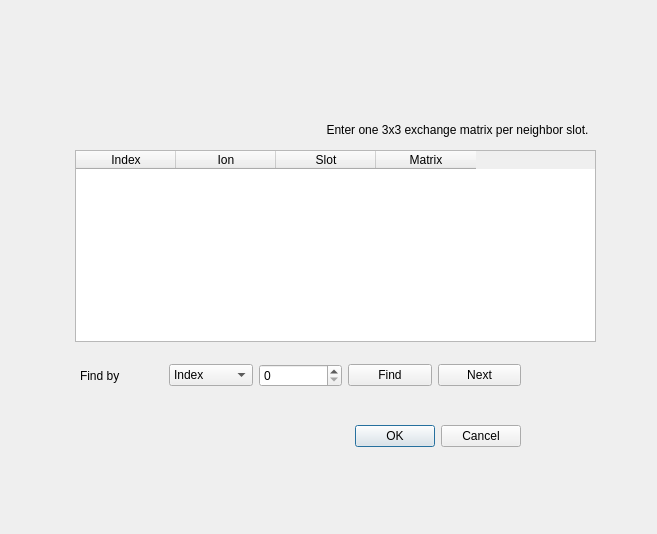
<?xml version="1.0" encoding="UTF-8"?>
<ui version="4.0">
 <class>ManualExchangeIntegralDialog</class>
 <widget class="QDialog" name="ManualExchangeIntegralDialog">
  <property name="geometry">
   <rect>
    <x>0</x>
    <y>0</y>
    <width>657</width>
    <height>534</height>
   </rect>
  </property>
  <property name="windowTitle">
   <string>Dialog</string>
  </property>
  <widget class="QDialogButtonBox" name="buttonBox">
   <property name="geometry">
    <rect>
     <x>180</x>
     <y>420</y>
     <width>341</width>
     <height>32</height>
    </rect>
   </property>
   <property name="orientation">
    <enum>Qt::Orientation::Horizontal</enum>
   </property>
   <property name="standardButtons">
    <set>QDialogButtonBox::StandardButton::Cancel|QDialogButtonBox::StandardButton::Ok</set>
   </property>
  </widget>
  <widget class="QStackedWidget" name="exchangeStackedWidget">
   <property name="geometry">
    <rect>
     <x>70</x>
     <y>110</y>
     <width>571</width>
     <height>241</height>
    </rect>
   </property>
   <property name="currentIndex">
    <number>1</number>
   </property>
   <widget class="QWidget" name="constantExchangePage">
    <widget class="QWidget" name="layoutWidget">
     <property name="geometry">
      <rect>
       <x>290</x>
       <y>90</y>
       <width>129</width>
       <height>55</height>
      </rect>
     </property>
     <layout class="QGridLayout" name="gridLayout">
      <item row="0" column="0">
       <widget class="QLabel" name="label">
        <property name="text">
         <string>Exchange integral J</string>
        </property>
       </widget>
      </item>
      <item row="1" column="0">
       <widget class="QDoubleSpinBox" name="exchangeIntegralDoubleSpinBox">
        <property name="buttonSymbols">
         <enum>QAbstractSpinBox::ButtonSymbols::NoButtons</enum>
        </property>
        <property name="decimals">
         <number>6</number>
        </property>
        <property name="minimum">
         <double>-1000.000000000000000</double>
        </property>
        <property name="maximum">
         <double>1000.000000000000000</double>
        </property>
       </widget>
      </item>
     </layout>
    </widget>
   </widget>
   <widget class="QWidget" name="matrixExchangePage">
    <widget class="QLabel" name="matrixInstructionLabel">
     <property name="geometry">
      <rect>
       <x>42</x>
       <y>10</y>
       <width>691</width>
       <height>20</height>
      </rect>
     </property>
     <property name="text">
      <string>&lt;html&gt;&lt;head/&gt;&lt;body&gt;&lt;p align=&quot;center&quot;&gt;Enter one 3x3 exchange matrix per neighbor slot.&lt;/p&gt;&lt;/body&gt;&lt;/html&gt;</string>
     </property>
     <property name="wordWrap">
      <bool>true</bool>
     </property>
    </widget>
    <widget class="QTableWidget" name="exchangeMatricesTableWidget">
     <property name="geometry">
      <rect>
       <x>5</x>
       <y>40</y>
       <width>521</width>
       <height>192</height>
      </rect>
     </property>
     <property name="columnCount">
      <number>4</number>
     </property>
     <column>
      <property name="text">
       <string>Index</string>
      </property>
     </column>
     <column>
      <property name="text">
       <string>Ion</string>
      </property>
     </column>
     <column>
      <property name="text">
       <string>Slot</string>
      </property>
     </column>
     <column>
      <property name="text">
       <string>Matrix</string>
      </property>
     </column>
    </widget>
   </widget>
  </widget>
  <widget class="QWidget" name="">
   <property name="geometry">
    <rect>
     <x>80</x>
     <y>360</y>
     <width>441</width>
     <height>31</height>
    </rect>
   </property>
   <layout class="QHBoxLayout" name="horizontalLayout">
    <item>
     <widget class="QLabel" name="matrixSearchLabel">
      <property name="text">
       <string>Find by</string>
      </property>
     </widget>
    </item>
    <item>
     <widget class="QComboBox" name="matrixSearchFieldComboBox">
      <item>
       <property name="text">
        <string>Index</string>
       </property>
      </item>
      <item>
       <property name="text">
        <string>Ion</string>
       </property>
      </item>
      <item>
       <property name="text">
        <string>Slot</string>
       </property>
      </item>
     </widget>
    </item>
    <item>
     <widget class="QSpinBox" name="matrixSearchValueSpinBox"/>
    </item>
    <item>
     <widget class="QPushButton" name="findMatrixButton">
      <property name="text">
       <string>Find</string>
      </property>
     </widget>
    </item>
    <item>
     <widget class="QPushButton" name="findNextMatrixButton">
      <property name="text">
       <string>Next</string>
      </property>
     </widget>
    </item>
   </layout>
  </widget>
 </widget>
 <resources/>
 <connections>
  <connection>
   <sender>buttonBox</sender>
   <signal>accepted()</signal>
   <receiver>ManualExchangeIntegralDialog</receiver>
   <slot>accept()</slot>
   <hints>
    <hint type="sourcelabel">
     <x>248</x>
     <y>254</y>
    </hint>
    <hint type="destinationlabel">
     <x>157</x>
     <y>274</y>
    </hint>
   </hints>
  </connection>
  <connection>
   <sender>buttonBox</sender>
   <signal>rejected()</signal>
   <receiver>ManualExchangeIntegralDialog</receiver>
   <slot>reject()</slot>
   <hints>
    <hint type="sourcelabel">
     <x>316</x>
     <y>260</y>
    </hint>
    <hint type="destinationlabel">
     <x>286</x>
     <y>274</y>
    </hint>
   </hints>
  </connection>
 </connections>
</ui>
